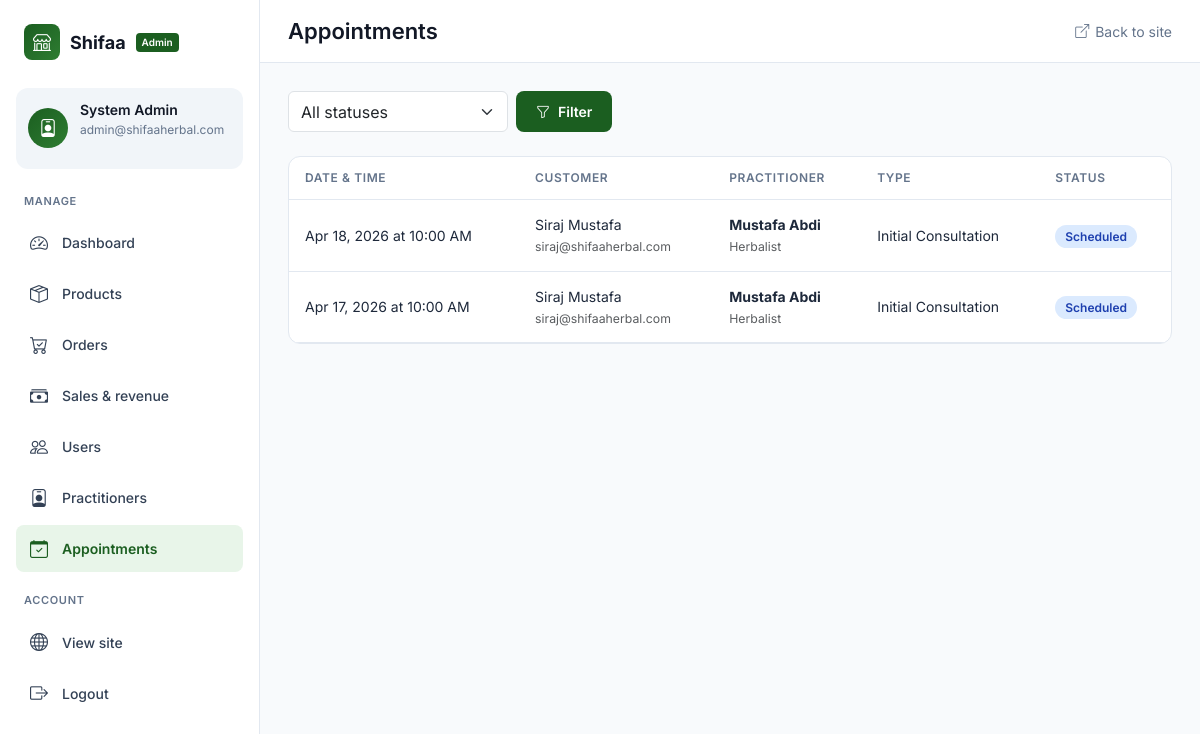
The page /admin/appointments (signed in) on the database as committed earlier.
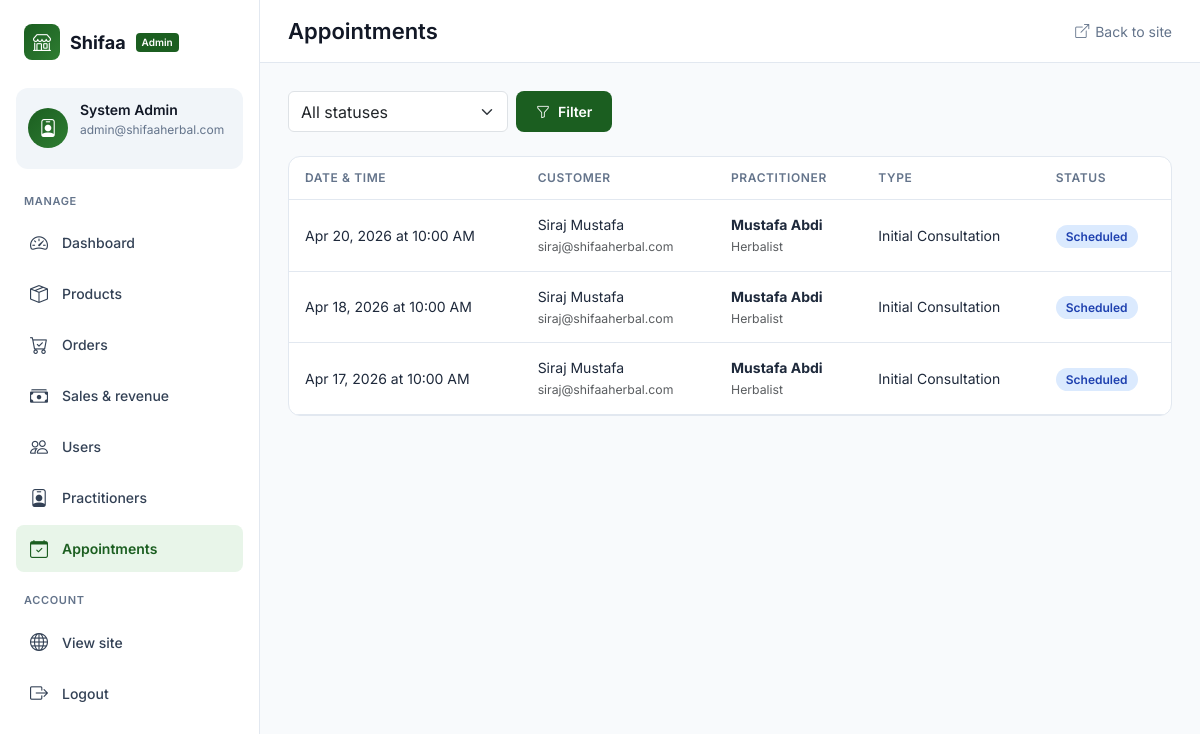
The same page on the database as committed later.
### models.py (models this page shows, shortened)
class Appointment(db.Model):
    __tablename__ = 'appointment'
    id = db.Column(db.Integer, primary_key=True)
    user_id = db.Column(db.Integer, db.ForeignKey('user.id'), nullable=False, index=True)  # Added index
    practitioner_id = db.Column(db.Integer, db.ForeignKey('practitioner.id'), nullable=False, index=True)  # Added index
    appointment_type = db.Column(db.String(100), default='general advice')
    appointment_date = db.Column(db.DateTime, nullable=False, index=True)  # Added index
    notes = db.Column(db.Text)
    status = db.Column(db.String(50), default='scheduled', index=True)  # Added index
    created_at = db.Column(db.DateTime, default=datetime.utcnow)
    updated_at = db.Column(db.DateTime, default=datetime.utcnow, onupdate=datetime.utcnow)
    __table_args__ = (
        db.Index('idx_appointment_user_status', 'user_id', 'status'),
        db.Index('idx_appointment_practitioner_date', 'practitioner_id', 'appointment_date'),
        db.Index('idx_appointment_date_status', 'appointment_date', 'status'),
    )

class User(UserMixin, db.Model):
    __tablename__ = 'user'
    id = db.Column(db.Integer, primary_key=True)
    name = db.Column(db.String(100), nullable=False)
    email = db.Column(db.String(120), unique=True, nullable=False, index=True)  # Added index
    phone = db.Column(db.String(20))
    address = db.Column(db.Text)
    role = db.Column(db.String(20), default='user', index=True)  # Added index
    password_hash = db.Column(db.String(255), nullable=False)
    created_at = db.Column(db.DateTime, default=datetime.utcnow)
    updated_at = db.Column(db.DateTime, default=datetime.utcnow, onupdate=datetime.utcnow)
    orders = db.relationship('Order', backref='user', lazy='dynamic')
    cart_items = db.relationship('CartItem', backref='user', lazy='dynamic', cascade='all, delete-orphan')
    appointments = db.relationship('Appointment', backref='user', lazy='dynamic')
    discussions = db.relationship('Discussion', backref='user', lazy='dynamic')
    questions = db.relationship('Question', backref='user', lazy='dynamic')
    stories = db.relationship('Story', backref='user', lazy='dynamic')
    support_requests = db.relationship('SupportRequest', backref='user', lazy='dynamic')

class Practitioner(db.Model):
    __tablename__ = 'practitioner'
    id = db.Column(db.Integer, primary_key=True)
    name = db.Column(db.String(100), nullable=False, index=True)  # Added index
    title = db.Column(db.String(100))
    bio = db.Column(db.Text)
    specialties = db.Column(db.String(200), index=True)  # Added index
    image_url = db.Column(db.String(500))
    email = db.Column(db.String(120), unique=True, index=True)  # Added index
    phone = db.Column(db.String(20))
    is_active = db.Column(db.Boolean, default=True, index=True)  # Added index
    created_at = db.Column(db.DateTime, default=datetime.utcnow)
    updated_at = db.Column(db.DateTime, default=datetime.utcnow, onupdate=datetime.utcnow)
    appointments = db.relationship('Appointment', backref='practitioner', lazy='dynamic')

### app.py (the view)
    @app.route("/admin/appointments")
    @login_required
    @admin_required
    def admin_appointments():
        from models import Appointment
        status_filter = request.args.get("status", "")
        page = request.args.get('page', 1, type=int)
        query = Appointment.query.order_by(Appointment.appointment_date.desc())
        if status_filter:
            query = query.filter_by(status=status_filter)
        paginated_appointments = query.paginate(page=page, per_page=app.config["APPOINTMENTS_PER_PAGE"], error_out=False)
        return render_template("admin/appointments.html",
                             appointments=paginated_appointments.items,
                             pagination=paginated_appointments,
                             status_filter=status_filter)

### app.py (called while the page is built)
def format_local_time(dt):
    try:
        if dt.tzinfo is None:
            dt = dt.replace(tzinfo=timezone.utc)
        return dt.astimezone(local_tz)
    except:
        return dt

### templates/admin/appointments.html (shortened to what this page needs)
{% extends "admin/base.html" %}
{% block page_title %}Appointments{% endblock %}
{% block content %}
<form method="get" class="d-flex gap-2 flex-wrap mb-4">
    <select name="status" class="form-select" style="max-width: 220px;">
        <option value="">All statuses</option>
    </select>
    <button type="submit" class="btn-admin"><i class="bi bi-funnel"></i> Filter</button>
</form>
<div class="card-admin">
    <div class="card-body p-0">
        {% if appointments %}
        <div class="table-responsive">
            <table class="table-admin">
                <thead>
                    <tr>
                        <th>Date & time</th>
                        <th>Customer</th>
                        <th>Practitioner</th>
                        <th>Type</th>
                        <th>Status</th>
                    </tr>
                </thead>
                <tbody>
                    {% for apt in appointments %}
                    <tr>
                        <td>{{ apt.appointment_date|format_datetime }}</td>
                        <td>{{ apt.user.name }}<br><small class="text-muted">{{ apt.user.email }}</small></td>
                        <td><strong>{{ apt.practitioner.name }}</strong><br><small class="text-muted">{{ apt.practitioner.title or '—' }}</small></td>
                        <td>{{ apt.appointment_type|title if apt.appointment_type else '—' }}</td>
                        <td><span class="badge-status badge-{{ apt.status }}">{{ apt.status|title }}</span></td>
                    </tr>
                    {% endfor %}
                </tbody>
            </table>
        </div>
        {% endif %}
    </div>
</div>
{% endblock %}

Rows that differ between the two databases and show on the page:
added Appointment: appointment_date "Apr 20, 2026 at 10:00 AM", user.name "Siraj Mustafa", user.email "siraj@shifaaherbal.com", practitioner.name "Mustafa Abdi", practitioner "Herbalist", appointment_type "Initial Consultation", status "Scheduled"
